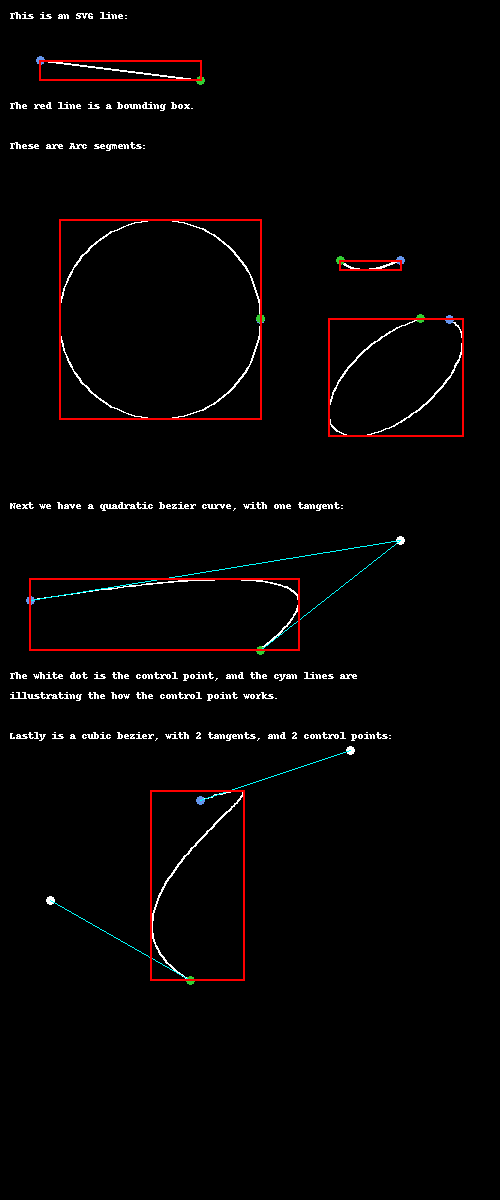

This chart was generated by the following Python code:
import unittest
import os
import pytest
import sys

from PIL import Image, ImageDraw, ImageColor, ImageChops
from svg.path.path import CubicBezier, QuadraticBezier, Line, Arc


RED = ImageColor.getcolor("red", mode="RGB")
GREEN = ImageColor.getcolor("limegreen", mode="RGB")
BLUE = ImageColor.getcolor("cornflowerblue", mode="RGB")
YELLOW = ImageColor.getcolor("yellow", mode="RGB")
CYAN = ImageColor.getcolor("cyan", mode="RGB")
WHITE = ImageColor.getcolor("white", mode="RGB")
BLACK = ImageColor.getcolor("black", mode="RGB")

DOT = 4 + 4j  # x+y radius of dot


def c2t(c):
    """Make a complex number into a tuple"""
    return c.real, c.imag


class BoundingBoxImageTest(unittest.TestCase):
    """Creates a PNG image and compares with a correct PNG to test boundingbox capability"""

    def setUp(self):
        self.image = Image.new(mode="RGB", size=(500, 1200))
        self.draw = ImageDraw.Draw(self.image)

    def draw_path(self, path):
        lines = [c2t(path.point(x * 0.01)) for x in range(1, 101)]
        self.draw.line(lines, fill=WHITE, width=2)

        p = path.point(0)
        self.draw.ellipse([c2t(p - DOT), c2t(p + DOT)], fill=BLUE)
        p = path.point(1)
        self.draw.ellipse([c2t(p - DOT), c2t(p + DOT)], fill=GREEN)

    def draw_boundingbox(self, path):
        x1, y1, x2, y2 = path.boundingbox()
        self.draw.line(
            [
                (x1, y1),
                (x2, y1),
                (x2, y2),
                (x1, y2),
                (x1, y1),
            ],
            fill=RED,
            width=2,
        )

    @pytest.mark.skipif(
        sys.platform != "linux", reason="Different platforms have different fonts"
    )
    def test_image(self):
        self.draw.text((10, 10), "This is an SVG line:")
        self.draw.text(
            (10, 100),
            "The red line is a bounding box.",
        )

        line1 = Line(40 + 60j, 200 + 80j)
        self.draw_path(line1)
        self.draw_boundingbox(line1)

        self.draw.text((10, 140), "These are Arc segments:")
        arc1 = Arc(260 + 320j, 100 + 100j, 0, 1, 1, 260 + 319j)
        self.draw_path(arc1)
        self.draw_boundingbox(arc1)

        arc2 = Arc(450 + 320j, 40 + 80j, 50, 1, 1, 420 + 319j)
        self.draw_path(arc2)
        self.draw_boundingbox(arc2)

        arc3 = Arc(400 + 260j, 40 + 70j, 50, 0, 1, 340 + 260j)
        self.draw_path(arc3)
        self.draw_boundingbox(arc3)

        self.draw.text(
            (10, 500),
            "Next we have a quadratic bezier curve, with one tangent:",
        )
        start = 30 + 600j
        control = 400 + 540j
        end = 260 + 650j
        qbez1 = QuadraticBezier(start, control, end)
        self.draw_path(qbez1)
        self.draw.ellipse([c2t(control - DOT), c2t(control + DOT)], fill=WHITE)
        self.draw.line([c2t(start), c2t(control), c2t(end)], fill=CYAN)
        self.draw_boundingbox(qbez1)
        self.draw.text(
            (10, 670),
            "The white dot is the control point, and the cyan lines are ",
        )
        self.draw.text((10, 690), "illustrating the how the control point works.")

        self.draw.text(
            (10, 730),
            "Lastly is a cubic bezier, with 2 tangents, and 2 control points:",
        )

        start = 200 + 800j
        control1 = 350 + 750j
        control2 = 50 + 900j
        end = 190 + 980j
        cbez1 = CubicBezier(start, control1, control2, end)
        self.draw_path(cbez1)
        self.draw.ellipse([c2t(control1 - DOT), c2t(control1 + DOT)], fill=WHITE)
        self.draw.ellipse([c2t(control2 - DOT), c2t(control2 + DOT)], fill=WHITE)
        self.draw.line(
            [
                c2t(start),
                c2t(control1),
            ],
            fill=CYAN,
        )
        self.draw.line([c2t(control2), c2t(end)], fill=CYAN)
        self.draw_boundingbox(cbez1)

        # self.image.show()  # Useful when debugging

        filename = os.path.join(
            os.path.split(__file__)[0], "test_boundingbox_image.png"
        )

        # If you have made intentional changes to the test_boundingbox_image.png,
        # save it by uncommenting these lines. Don't forget to comment them out again,
        # or the test will always pass
        # with open(filename, "wb") as fp:
        #     self.image.save(fp, format="PNG")

        with open(filename, "rb") as fp:
            test_image = Image.open(fp, mode="r")
            diff = ImageChops.difference(test_image, self.image)
            self.assertFalse(
                diff.getbbox(),
                "The resulting image is different from test_boundingbox_image.png",
            )
